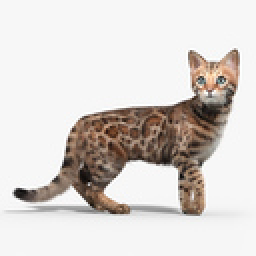
#> input picture cat.jpg, 128 x 128 px (shown 2 times larger)
$ python trial.py cat.jpg   (Python 2 division)
#> lines starting #> are read from the running program, lines starting #| are printed output that depends on the picture
import numpy as np
from PIL import Image
import matplotlib.pyplot as plt
import sys
from mpl_toolkits.mplot3d import axes3d
import matplotlib.animation  as animation
from matplotlib.ticker import LinearLocator, FormatStrFormatter
from matplotlib import cm
#from mayavi import mlab


def main(img):
#> called with img = 'cat.jpg'
    image = Image.open(img).convert('L')
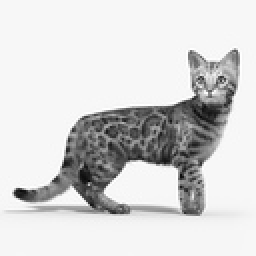
#> image: PIL image 128x128 L (shown 2 times larger); min 6, max 255, mean 213.3
    image.save('grey.jpg')
    imageArray = np.array(image)
    block = analyze(imageArray)
    return block

def analyze(array):
    y_values = []
    x_values = []
    representing_value = []
    count_y = 0
    count_x = 0
    blocksDataHold = []
    for y_values_list in array:
        count_y += 1
    #    if count_y == 50:
    #        break
        for value in y_values_list:
            count_x += 1
            representing_value.append(value)
            blocksDataHold.append(dict({'x':count_x, 'y':count_y, 'val':value}))
        count_x = 0
#> this loop made 128 passes
#> after the loop, blocksDataHold = 16384 items; count_y = 128; representing_value = 16384 values, max 255 at index 3167, min 6 at index 11564, mean 213.3
#> in main, `block = analyze(imageArray)`: block = 16384 items

    return blocksDataHold

def postProcessing(totalBlock):
    x = []
    y = []
    z = []

    for key in totalBlock:
        x.append(key['x'])
        y.append(key['y'])
        z.append(key['val'])
#> this loop made 16384 passes
#> key on passes 1 to 3: {'x': 1, 'y': 1, 'val': 247}, {'x': 2, 'y': 1, 'val': 247}, {'x': 3, 'y': 1, 'val': 247}
#> after the loop, x = 16384 values, max 128 at index 127, min 1 at index 0, mean 64.5; y = 16384 values from 1 to 128; z has the same summary as representing_value in analyze

    return x, y, z

# y: 600; current value.
# x: 1000; current value of the second iteration.
# z: 0 - 500; actual value of the array so basically array[y][x]

def graph(block):
    fig = plt.figure()
    ax = fig.add_subplot(111, projection='3d')

    # Grab some test data.
    X, Y, Z = postProcessing(block)
#> X has the same summary as x in postProcessing; Y = 16384 values from 1 to 128; Z has the same summary as representing_value in analyze

    surf = ax.plot(X, Y, Z)
#> surf = 1 item
    plt.show()
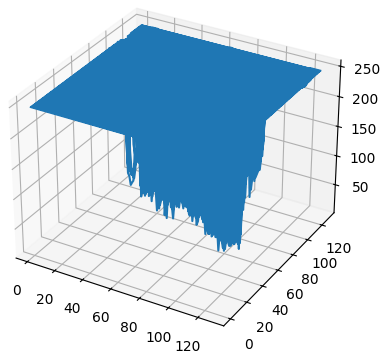
#> figure drawn by matplotlib, 1 panel

if __name__ == "__main__":
    if len(sys.argv) < 2:
        print 'Please provide an image.'
        exit()

    block = main(sys.argv[1])
    graph(block)
